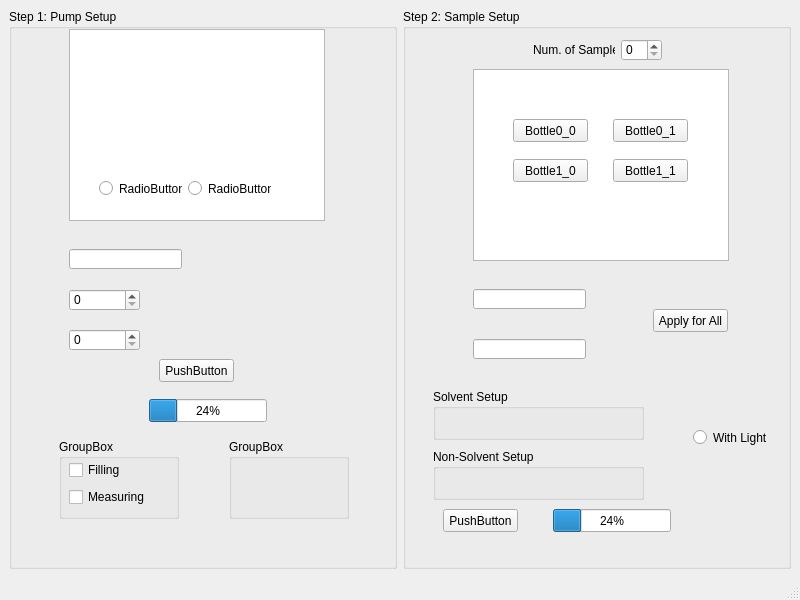
<?xml version="1.0" encoding="UTF-8"?>
<ui version="4.0">
 <class>MainWindow</class>
 <widget class="QMainWindow" name="MainWindow">
  <property name="geometry">
   <rect>
    <x>0</x>
    <y>0</y>
    <width>800</width>
    <height>600</height>
   </rect>
  </property>
  <property name="windowTitle">
   <string>MainWindow</string>
  </property>
  <widget class="QWidget" name="centralwidget">
   <layout class="QGridLayout" name="gridLayout">
    <item row="0" column="0">
     <widget class="QGroupBox" name="groupBox">
      <property name="title">
       <string>Step 1: Pump Setup</string>
      </property>
      <widget class="QGraphicsView" name="graphicsView_pumps">
       <property name="geometry">
        <rect>
         <x>60</x>
         <y>20</y>
         <width>256</width>
         <height>192</height>
        </rect>
       </property>
      </widget>
      <widget class="QLineEdit" name="lineEdit_name_sol">
       <property name="geometry">
        <rect>
         <x>60</x>
         <y>240</y>
         <width>113</width>
         <height>20</height>
        </rect>
       </property>
      </widget>
      <widget class="QSpinBox" name="spinBox_volume">
       <property name="geometry">
        <rect>
         <x>60</x>
         <y>280</y>
         <width>71</width>
         <height>22</height>
        </rect>
       </property>
      </widget>
      <widget class="QSpinBox" name="spinBox_concentration">
       <property name="geometry">
        <rect>
         <x>60</x>
         <y>320</y>
         <width>71</width>
         <height>22</height>
        </rect>
       </property>
      </widget>
      <widget class="QPushButton" name="pushButton_pump_set">
       <property name="geometry">
        <rect>
         <x>150</x>
         <y>350</y>
         <width>75</width>
         <height>23</height>
        </rect>
       </property>
       <property name="text">
        <string>PushButton</string>
       </property>
      </widget>
      <widget class="QProgressBar" name="progressBar_pump">
       <property name="geometry">
        <rect>
         <x>140</x>
         <y>390</y>
         <width>118</width>
         <height>23</height>
        </rect>
       </property>
       <property name="value">
        <number>24</number>
       </property>
      </widget>
      <widget class="QGroupBox" name="groupBox_measure_setup">
       <property name="geometry">
        <rect>
         <x>220</x>
         <y>430</y>
         <width>120</width>
         <height>80</height>
        </rect>
       </property>
       <property name="title">
        <string>GroupBox</string>
       </property>
      </widget>
      <widget class="QGroupBox" name="groupBox_filling_measure_select">
       <property name="geometry">
        <rect>
         <x>50</x>
         <y>430</y>
         <width>120</width>
         <height>80</height>
        </rect>
       </property>
       <property name="title">
        <string>GroupBox</string>
       </property>
       <widget class="QWidget" name="">
        <property name="geometry">
         <rect>
          <x>10</x>
          <y>20</y>
          <width>91</width>
          <height>51</height>
         </rect>
        </property>
        <layout class="QVBoxLayout" name="verticalLayout">
         <item>
          <widget class="QCheckBox" name="checkBox_filling">
           <property name="text">
            <string>Filling </string>
           </property>
          </widget>
         </item>
         <item>
          <widget class="QCheckBox" name="checkBox_measure">
           <property name="text">
            <string>Measuring</string>
           </property>
          </widget>
         </item>
        </layout>
       </widget>
      </widget>
      <widget class="QWidget" name="">
       <property name="geometry">
        <rect>
         <x>90</x>
         <y>170</y>
         <width>172</width>
         <height>19</height>
        </rect>
       </property>
       <layout class="QHBoxLayout" name="horizontalLayout">
        <item>
         <widget class="QRadioButton" name="radioButton_p1">
          <property name="text">
           <string>RadioButton</string>
          </property>
         </widget>
        </item>
        <item>
         <widget class="QRadioButton" name="radioButton_p2">
          <property name="text">
           <string>RadioButton</string>
          </property>
         </widget>
        </item>
       </layout>
      </widget>
     </widget>
    </item>
    <item row="0" column="1">
     <widget class="QGroupBox" name="groupBox_2">
      <property name="title">
       <string>Step 2: Sample Setup</string>
      </property>
      <widget class="QGraphicsView" name="graphicsView_samples">
       <property name="geometry">
        <rect>
         <x>70</x>
         <y>60</y>
         <width>256</width>
         <height>192</height>
        </rect>
       </property>
      </widget>
      <widget class="QPushButton" name="pushButton_bottle1">
       <property name="geometry">
        <rect>
         <x>110</x>
         <y>110</y>
         <width>75</width>
         <height>23</height>
        </rect>
       </property>
       <property name="text">
        <string>Bottle0_0</string>
       </property>
      </widget>
      <widget class="QPushButton" name="pushButton_bottle2">
       <property name="geometry">
        <rect>
         <x>210</x>
         <y>110</y>
         <width>75</width>
         <height>23</height>
        </rect>
       </property>
       <property name="text">
        <string>Bottle0_1</string>
       </property>
      </widget>
      <widget class="QPushButton" name="pushButton_bottle3">
       <property name="geometry">
        <rect>
         <x>110</x>
         <y>150</y>
         <width>75</width>
         <height>23</height>
        </rect>
       </property>
       <property name="text">
        <string>Bottle1_0</string>
       </property>
      </widget>
      <widget class="QPushButton" name="pushButton_bottle4">
       <property name="geometry">
        <rect>
         <x>210</x>
         <y>150</y>
         <width>75</width>
         <height>23</height>
        </rect>
       </property>
       <property name="text">
        <string>Bottle1_1</string>
       </property>
      </widget>
      <widget class="QLineEdit" name="lineEdit_sample_vol">
       <property name="geometry">
        <rect>
         <x>70</x>
         <y>280</y>
         <width>113</width>
         <height>20</height>
        </rect>
       </property>
      </widget>
      <widget class="QLineEdit" name="lineEdit_ratio_nano">
       <property name="geometry">
        <rect>
         <x>70</x>
         <y>330</y>
         <width>113</width>
         <height>20</height>
        </rect>
       </property>
      </widget>
      <widget class="QPushButton" name="pushButton_6">
       <property name="geometry">
        <rect>
         <x>250</x>
         <y>300</y>
         <width>75</width>
         <height>23</height>
        </rect>
       </property>
       <property name="text">
        <string>Apply for All</string>
       </property>
      </widget>
      <widget class="QGroupBox" name="groupBox_sol_setup">
       <property name="geometry">
        <rect>
         <x>30</x>
         <y>380</y>
         <width>211</width>
         <height>51</height>
        </rect>
       </property>
       <property name="title">
        <string>Solvent Setup</string>
       </property>
      </widget>
      <widget class="QGroupBox" name="groupBox_non_sol_setup">
       <property name="geometry">
        <rect>
         <x>30</x>
         <y>440</y>
         <width>211</width>
         <height>51</height>
        </rect>
       </property>
       <property name="title">
        <string>Non-Solvent Setup</string>
       </property>
      </widget>
      <widget class="QRadioButton" name="radioButton_with_light">
       <property name="geometry">
        <rect>
         <x>290</x>
         <y>420</y>
         <width>82</width>
         <height>17</height>
        </rect>
       </property>
       <property name="text">
        <string>With Light</string>
       </property>
      </widget>
      <widget class="QPushButton" name="pushButton_start">
       <property name="geometry">
        <rect>
         <x>40</x>
         <y>500</y>
         <width>75</width>
         <height>23</height>
        </rect>
       </property>
       <property name="text">
        <string>PushButton</string>
       </property>
      </widget>
      <widget class="QProgressBar" name="progressBar_sample">
       <property name="geometry">
        <rect>
         <x>150</x>
         <y>500</y>
         <width>118</width>
         <height>23</height>
        </rect>
       </property>
       <property name="value">
        <number>24</number>
       </property>
      </widget>
      <widget class="QWidget" name="">
       <property name="geometry">
        <rect>
         <x>130</x>
         <y>30</y>
         <width>129</width>
         <height>22</height>
        </rect>
       </property>
       <layout class="QHBoxLayout" name="horizontalLayout_2">
        <item>
         <widget class="QLabel" name="label">
          <property name="text">
           <string>Num. of Samples:</string>
          </property>
         </widget>
        </item>
        <item>
         <widget class="QSpinBox" name="spinBox_num_samples"/>
        </item>
       </layout>
      </widget>
     </widget>
    </item>
   </layout>
  </widget>
  <widget class="QMenuBar" name="menubar">
   <property name="geometry">
    <rect>
     <x>0</x>
     <y>0</y>
     <width>800</width>
     <height>21</height>
    </rect>
   </property>
  </widget>
  <widget class="QStatusBar" name="statusbar"/>
 </widget>
 <resources/>
 <connections/>
</ui>
